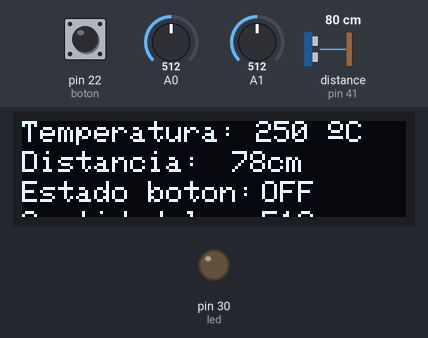
This sketch was run on a simulated Arduino Mega 2560, built with avr-gcc and run on an emulated ATmega2560. Shown: 128×32 one-colour display, output pins drawn as LEDs (lit = HIGH). Wiring (inferred from the names in the program): ultrasonic range finder: trigger pin 40; echo pin 41. Inputs (shaded band) come from the test bench; at power-on: pin 22 (boton) LOW, A1 = 512, distance to the obstacle (sensor on pin 41) 80 cm, A0 = 512. The echo pulse lasts 58.3 µs per cm; pins used as bus, display or sensor lines are not drawn; what the sketch prints to the serial monitor is not drawn.

Above: at 2.2 s.
2.3 s: pin 22 (boton) pulled HIGH for 0.65 s
At 3.0 s:
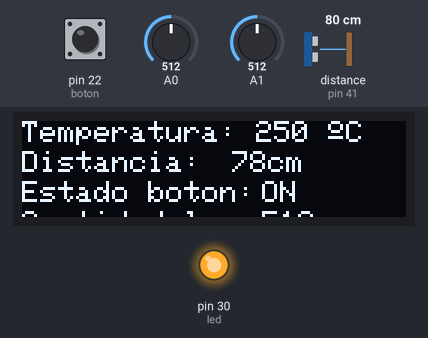
4.6 s: A1 set to 122
At 5.5 s:
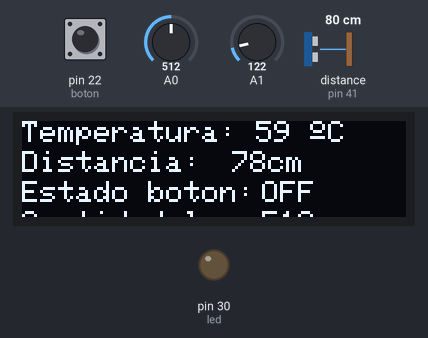
7.3 s: distance to the obstacle (sensor on pin 41) set to 2 cm
At 7.8 s:
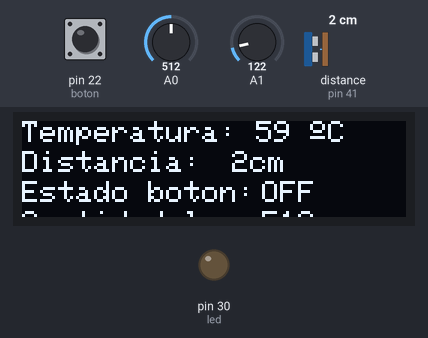
9.9 s: A0 set to 716
At 10.6 s:
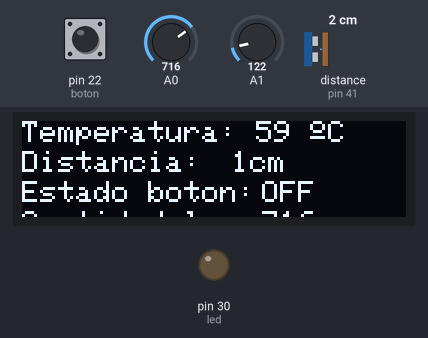
11.5 s: A0 set to 900
At 13.3 s:
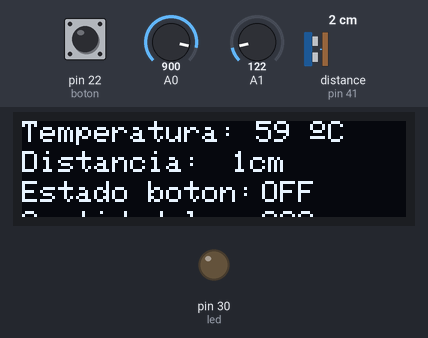
13.6 s: pin 22 (boton) pulled HIGH for 1 s
At 14.5 s:
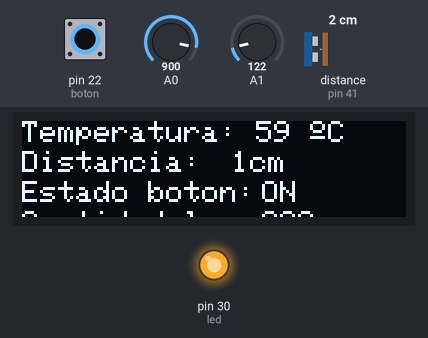
Timing chart, 0 to 16.6 s (numbered marks = the images above; inputs shaded):
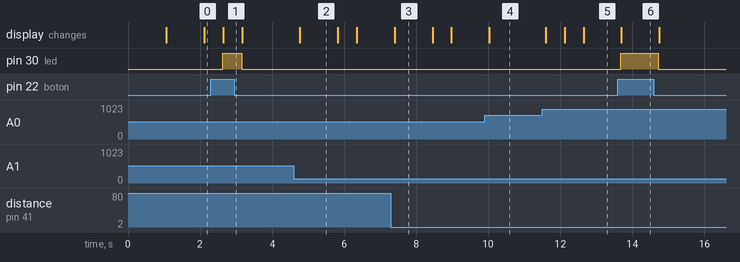

Measured:
- after the input at 2.3 s, pin 30 (led): LOW → HIGH after 0.32 s, → LOW 0.53 s later; the display: changes after 0.35 s (image 1)
- after the input at 4.6 s, the display: changes after 0.16 s (image 2)
- after the input at 7.3 s, the display: changes after 0.11 s (image 3)
- after the input at 9.9 s, the display: changes after 0.13 s (image 4)
- after the input at 11.5 s, the display: changes after 0.10 s (image 5)
- after the input at 13.6 s, pin 30 (led): LOW → HIGH after 0.07 s, → LOW 1.0 s later; the display: changes after 0.10 s (image 6)
- what the display in image 2 shows lasts 1.0 s, from 4.8 s to 5.8 s

The sketch:

cuatroSensores.ino
```cpp
//ESTE TRABAJO SE REALIZO CON ARDUINO MEGA 2560
//PARA ADAPTARLO A TU NECESIDAD DEBERAS CAMBIAR LOS PINES DE ALGUNOS SENSORES

#include <SPI.h>
#include <Wire.h>
#include <Adafruit_GFX.h>
#include <Adafruit_SSD1306.h>
#include <Adafruit_Sensor.h>

#define SCREEN_WIDTH 128 // OLED display width, in pixels
#define SCREEN_HEIGHT 32 // OLED display height, in pixels

// Declaration for an SSD1306 display connected to I2C (SDA, SCL pins)
Adafruit_SSD1306 display(SCREEN_WIDTH, SCREEN_HEIGHT);

///los pines para el trabajo en efecto lm35:A1  ,hrsr04 t=40,e=41 ,boton d22 ,led d30 ,ldr A0

const int Trigger = 40;   //Pin digital 2 para el Trigger del sensor
const int Echo = 41;   //Pin digital 3 para el Echo del sensor
int ldr; //Se conecta a la analogina A0
int boton=22;
int led = 30;
int estadoled;
int tempC;  //Se conecta a la analogina A1
//APLICAMOS EL RETARDO PARA CADA MUESTREO
int retardo=500;

void setup() {

  display.begin(SSD1306_SWITCHCAPVCC, 0x3C);
  delay(1000);
  display.clearDisplay();
  display.setTextColor(SSD1306_WHITE);
  Serial.begin(115200);//iniciailzamos la comunicación
  pinMode(boton,INPUT);
  pinMode(led,OUTPUT);
  pinMode(Trigger, OUTPUT); //pin como salida
  pinMode(Echo, INPUT);  //pin como entrada
  digitalWrite(Trigger, LOW);//Inicializamos el pin con 0
}

void loop()
{
// Con analogRead leemos el sensor, recuerda que es un valor de 0 a 1023
  tempC = analogRead(A1);

  // Calculamos la temperatura con la fórmula
  tempC = (5.0 * tempC * 100.0)/1024.0;

//se declara la info para hcsr04
  long t; //timepo que demora en llegar el eco
  long d; //distancia en centimetros
  digitalWrite(Trigger, HIGH);
  delayMicroseconds(10);          //Enviamos un pulso de 10us
  digitalWrite(Trigger, LOW);
  t = pulseIn(Echo, HIGH); //obtenemos el ancho del pulso
  d = t/59;             //escalamos el tiempo a una distancia en cm

  //Info para ldr
  ldr = analogRead(A0);


  //info para el boton
  if(digitalRead(boton)){
    digitalWrite(led,1);
    estadoled=1;
    }else{digitalWrite(led,0);estadoled=0;}

  //info monitor serial
  if (estadoled){
    Serial.println("El boton esta : Encendido");
    }else{Serial.println("El boton esta : Apagado"); }

  //Imprime la temperatura
  Serial.print("La temperatura es : ");
  Serial.print(tempC);
  Serial.println("C°");

  //Se imprime la info en el monitor serial
  Serial.print("La luminisencia es:");
  Serial.println(ldr);
  Serial.print("Distancia: ");
  Serial.print(d);      //Enviamos serialmente el valor de la distancia
  Serial.print("cm");
  Serial.println();

  // imprime en oled
  display.clearDisplay();//Limpia la pantalla

  // temperatura
  display.setTextSize(1);
  display.setCursor(0,0);
  display.print("Temperatura: ");
  display.setCursor(78,00);
  display.print(tempC);
  display.print(" ");
  display.cp437(true);
  display.write(167);
  display.print("C");

  // distancia
  display.setTextSize(1);
  display.setCursor(0, 10);
  display.print("Distancia: ");
  display.setCursor(70, 10);
  display.print(d);
  display.print("cm");

  // Estado boton
   if (estadoled){
    display.setTextSize(1);
    display.setCursor(0, 20);
    display.print("Estado boton: ");
    display.setCursor(80, 20);
    display.print("ON");
   }else{
    display.setTextSize(1);
    display.setCursor(0, 20);
    display.print("Estado boton: ");
    display.setCursor(80, 20);
    display.print("OFF");
    }

  //LDR para display de 128x32 esta info no se ve
    display.setTextSize(1);
    display.setCursor(0, 30);
    display.print("Cantidad luz: ");
    display.setCursor(80, 30);
    display.print(ldr);


  //Envia info al display
  display.display();
  delay(retardo);          //Hacemos una pausa
}
```
